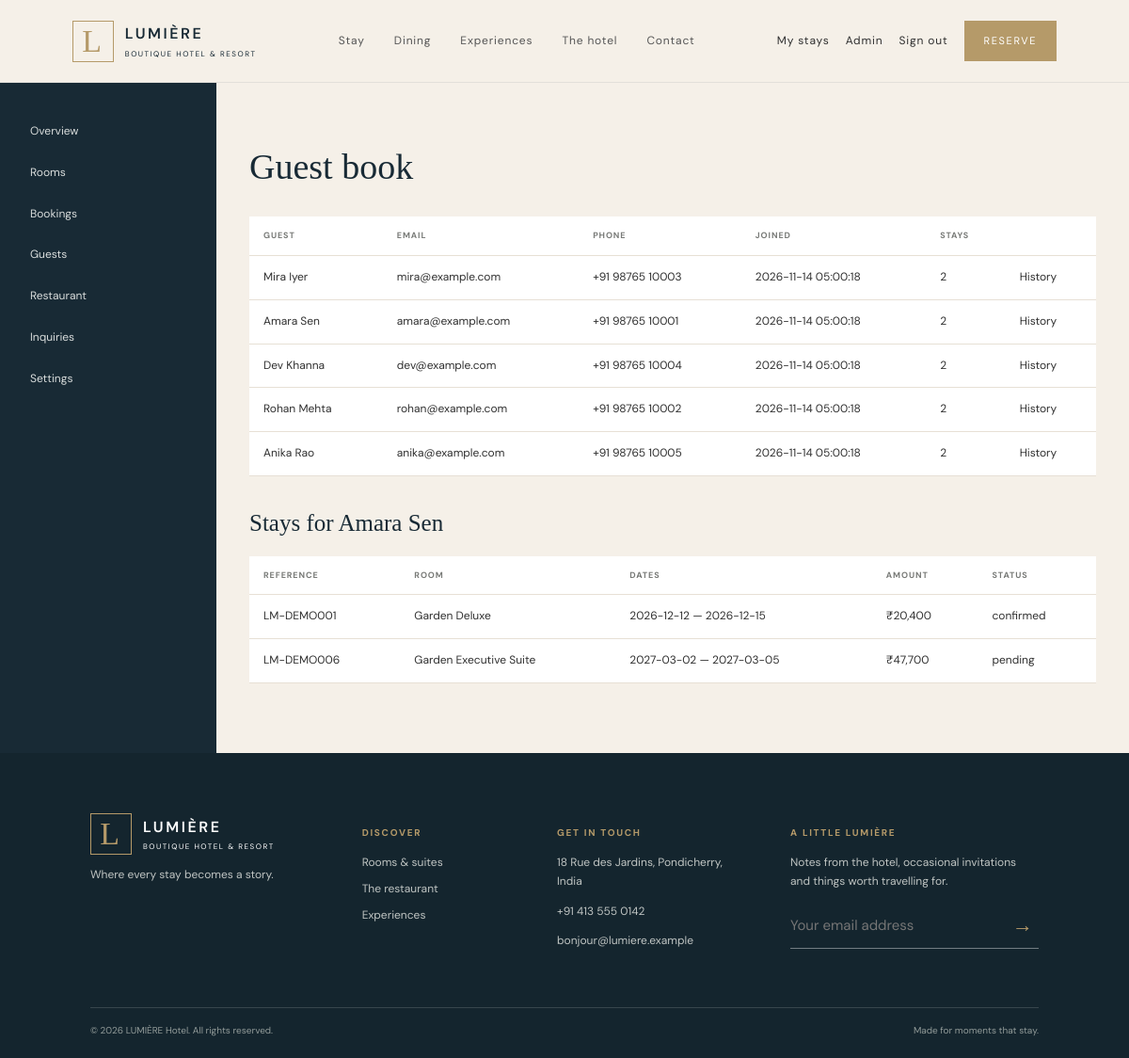
Page /admin/customers.php?id=1 (signed in) on the committed database.
### tables this page shows
CREATE TABLE users (
 user_id INT UNSIGNED AUTO_INCREMENT PRIMARY KEY,
 name VARCHAR(120) NOT NULL,
 email VARCHAR(190) NOT NULL UNIQUE,
 phone VARCHAR(30) NOT NULL,
 password VARCHAR(255) NOT NULL,
 role ENUM('customer','admin') NOT NULL DEFAULT 'customer',
 created_at TIMESTAMP NOT NULL DEFAULT CURRENT_TIMESTAMP,
 INDEX idx_users_role(role)
);

CREATE TABLE bookings (
 booking_id INT UNSIGNED AUTO_INCREMENT PRIMARY KEY,
 booking_reference VARCHAR(24) NOT NULL UNIQUE,
 user_id INT UNSIGNED NULL,
 room_id INT UNSIGNED NOT NULL,
 guest_name VARCHAR(120) NOT NULL,
 guest_email VARCHAR(190) NOT NULL,
 guest_phone VARCHAR(30) NOT NULL,
 check_in DATE NOT NULL,
 check_out DATE NOT NULL,
 guests TINYINT UNSIGNED NOT NULL,
 total_amount DECIMAL(10,2) NOT NULL,
 special_requests TEXT NULL,
 status ENUM('pending','confirmed','cancelled') NOT NULL DEFAULT 'pending',
 created_at TIMESTAMP NOT NULL DEFAULT CURRENT_TIMESTAMP,
 CONSTRAINT fk_bookings_user FOREIGN KEY(user_id) REFERENCES users(user_id) ON DELETE SET NULL,
 CONSTRAINT fk_bookings_room FOREIGN KEY(room_id) REFERENCES rooms(room_id) ON DELETE RESTRICT,
 INDEX idx_booking_overlap(room_id,status,check_in,check_out),
 INDEX idx_booking_dates(check_in,check_out),
 INDEX idx_booking_guest(guest_email),
 INDEX idx_booking_created(created_at)
);

CREATE TABLE rooms (
 room_id INT UNSIGNED AUTO_INCREMENT PRIMARY KEY,
 room_name VARCHAR(120) NOT NULL,
 room_type ENUM('Deluxe Room','Premium Room','Executive Suite','Presidential Suite') NOT NULL,
 description TEXT NOT NULL,
 price DECIMAL(10,2) NOT NULL,
 capacity TINYINT UNSIGNED NOT NULL,
 bed_type VARCHAR(100) NOT NULL,
 image VARCHAR(500) NOT NULL,
 status ENUM('available','maintenance') NOT NULL DEFAULT 'available',
 INDEX idx_rooms_type_price(room_type,price),
 INDEX idx_rooms_status(status)
);

### config/database.php (called while the page is built, shortened)
<?php
function e(mixed $value): string { return htmlspecialchars((string)$value, ENT_QUOTES, 'UTF-8'); }

### admin/customers.php (the view)
<?php
require_once __DIR__.'/_layout.php';$customers=$pdo->query("SELECT u.*,COUNT(b.booking_id) booking_count FROM users u LEFT JOIN bookings b ON b.user_id=u.user_id WHERE u.role='customer' GROUP BY u.user_id ORDER BY u.created_at DESC")->fetchAll();$selected=null;$history=[];if(isset($_GET['id'])){$s=$pdo->prepare('SELECT * FROM users WHERE user_id=? AND role="customer"');$s->execute([(int)$_GET['id']]);$selected=$s->fetch();if($selected){$s=$pdo->prepare('SELECT b.*,r.room_name FROM bookings b JOIN rooms r ON r.room_id=b.room_id WHERE b.user_id=? ORDER BY b.created_at DESC');$s->execute([$selected['user_id']]);$history=$s->fetchAll();}}admin_start('Guest book');?><table class="data-table"><thead><tr><th>Guest</th><th>Email</th><th>Phone</th><th>Joined</th><th>Stays</th><th></th></tr></thead><tbody><?php foreach($customers as $c): ?><tr><td><?= e($c['name']) ?></td><td><?= e($c['email']) ?></td><td><?= e($c['phone']) ?></td><td><?= e($c['created_at']) ?></td><td><?= (int)$c['booking_count'] ?></td><td><a href="?id=<?= (int)$c['user_id'] ?>">History</a></td></tr><?php endforeach; ?></tbody></table><?php if($selected): ?><h2 style="font:25px var(--serif);color:var(--navy);margin-top:36px">Stays for <?= e($selected['name']) ?></h2><table class="data-table"><thead><tr><th>Reference</th><th>Room</th><th>Dates</th><th>Amount</th><th>Status</th></tr></thead><tbody><?php foreach($history as $b): ?><tr><td><?= e($b['booking_reference']) ?></td><td><?= e($b['room_name']) ?></td><td><?= e($b['check_in']) ?> — <?= e($b['check_out']) ?></td><td>₹<?= number_format((float)$b['total_amount']) ?></td><td><?= e($b['status']) ?></td></tr><?php endforeach; ?></tbody></table><?php endif; ?><?php admin_end(); ?>

### assets/css/style.css (style rules this page uses)
:root { --ivory:#f5f0e8;--navy:#182a35;--gold:#b59a69;--ink:#303030;--muted:#787a77;--line:#e7e0d5;--white:#fff;--serif:'Playfair Display',Georgia,serif;--sans:'DM Sans',Arial,sans-serif }
* { box-sizing:border-box }
html { scroll-behavior:smooth }
body { margin:0;background:var(--ivory);color:var(--ink);font:15px/1.65 var(--sans) }
a { color:inherit;text-decoration:none }
.data-table { width:100%;border-collapse:collapse;background:white }
.data-table th,.data-table td { text-align:left;border-bottom:1px solid var(--line);padding:13px 15px;font-size:12px }
.data-table th { text-transform:uppercase;letter-spacing:.1em;font-size:9px;color:var(--muted) }

### rows in the picture
users: name "Mira Iyer", email "mira@example.com", phone "+91 98765 10003", created_at "2026-11-14 05:00:18", booking_count "2"
users: name "Amara Sen", email "amara@example.com", phone "+91 98765 10001", created_at "2026-11-14 05:00:18", booking_count "2"
users: name "Dev Khanna", email "dev@example.com", phone "+91 98765 10004", created_at "2026-11-14 05:00:18", booking_count "2"
users: name "Rohan Mehta", email "rohan@example.com", phone "+91 98765 10002", created_at "2026-11-14 05:00:18", booking_count "2"
users: name "Anika Rao", email "anika@example.com", phone "+91 98765 10005", created_at "2026-11-14 05:00:18", booking_count "2"
bookings: booking_reference "LM-DEMO001", room.room_name "Garden Deluxe", check_in "2026-12-12", check_out "2026-12-15", total_amount "20,400", status "confirmed"
bookings: booking_reference "LM-DEMO006", room.room_name "Garden Executive Suite", check_in "2027-03-02", check_out "2027-03-05", total_amount "47,700", status "pending"

### other values in the picture
$title "Guest book"
